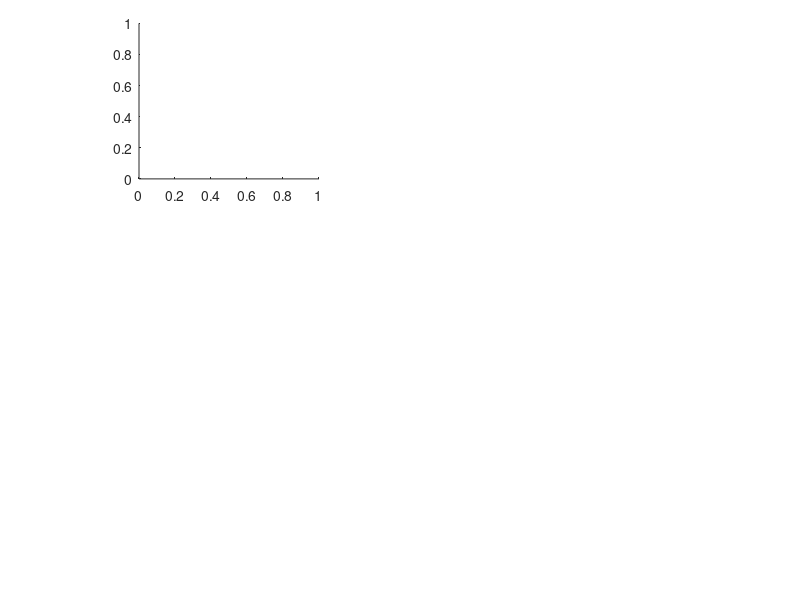

MATLAB code to generate this figure: (Note: this script raises an error after producing the figure.)
%Average the TFMap of Single Multiple target analysis
%Written by Jiang Tianxiao
clc
clear

pid=[1,2,3,4,5,10];
mdir='/Users/tengi/Desktop/Projects/data/uncertainty/Analysis/2015-01-07';
state={'MedicineOff','MedicineOn'};

BipolarLFPNames={'LFP1-2','LFP2-3','LFP3-4'};
Alignments={'Target','Go','Exit'};

%pt, channel, 
off=[1,2;...
     2,1;...
     3,2;...
     4,2;...
     5,2;...
     10,1];
 
 on=[1,3;...
     2,1;...
     3,2;...
     4,1;...
     5,2;...
     10,3]; 
 
 chan_sel{1}=off;
 chan_sel{2}=on;
 
for pt=1:length(pid)
    for s=1:length(state)
        
        listings=dir([mdir,'/Pt',num2str(pid(pt)),' ',state{s},'*.mat']);
        ave_tfmap=cell(3,4);
        
        for i=1:3
            ave_tfmap{i,4}=0;
        end
        
        bnum=0;
        for l=1:length(listings)
            tfmat=load(fullfile(mdir,listings(l).name),'-mat');
            
            for i=1:3
                ave_tfmap{i,4}=ave_tfmap{i,4}+tfmat.map{i,4}*tfmat.trialNum{1,1};
            end
            
            bnum=bnum+tfmat.trialNum{1,1};
        end
        
        for target=1:2
            listings=dir([mdir,'/Pt',num2str(pid(pt)),' ',state{s},'*TargetNum',num2str(target),'.mat']);
            
            for i=1:3
                for j=1:3
                    ave_tfmap{i,j}=0;
                end
            end
            
            num=0;
            for l=1:length(listings)
                tfmat=load(fullfile(mdir,listings(l).name),'-mat');
                
                for i=1:3
                    for j=1:3
                        ave_tfmap{i,j}=ave_tfmap{i,j}+tfmat.map{i,j}*tfmat.trialNum{1,1};
                    end
                end
                num=num+tfmat.trialNum{1,1};
            end
            
            
            figure('Name',['Pt', num2str(pid(pt)),' ',state{s},' T',num2str(target)],...
                'Position',[0,0,800,540]);
            
            for i=1:3
                for j=1:3
                    axes('Units','Pixels','Position',[140+(j-1)*210,180*(3-i)+20,180,140]);
                    t=tfmat.t{i,j};
                    f=tfmat.f{i,j};
                    [SMOOTHED] = TF_Smooth((ave_tfmap{i,j}/num)./(repmat(ave_tfmap{i,4},1,size(ave_tfmap{i,j},2))/bnum),'gaussian',[4,10]);
                    imagesc(t,f,20*log10(SMOOTHED),[-10 10]);
                    %                 ylabel('Frequency(Hz)')
                    ylim([f(1),100])
                    t=title([BipolarLFPNames{i},' ',Alignments{j}]);
                    set(t,'FontSize',10);
                    colormap(jet);
                    axis xy;
                    set(gca,'ytick',[])
                    
                    a=gca;
                    pos=get(a,'Position');
                    if j==3
                        cb=colorbar('Units','Pixels');
                        cbpos=get(cb,'Position');
                        set(a,'Position',pos);
                        set(cb,'Position',[pos(1)+pos(3)+10,pos(2),cbpos(3),cbpos(4)])
                    end
                end
                
                axes('Units','Pixels','Position',[20,180*(3-i)+20,80,140])
                
                plot(f,20*log10(ave_tfmap{i,4}/bnum),'-r');
                t=title('Baseline');
                set(t,'FontSize',10);
                xlim([f(1) 100]);
                %             xlabel('Frequency (Hz)')
                ylim([-60 10]);
                %             ylabel('dB')
                camroll(90)
            end
        end
    end
end